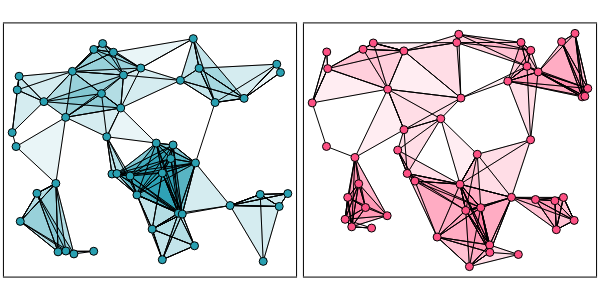

The code cell stored with this chart in its notebook:
### Code cell
# plot on PC1
param = 0.16
p1 = plot_Dowker_complex(d_P1P2, param, P1, show_2simplex = true, show_unborn_vertices = false)

# plot on PC2
p2 = plot_Dowker_complex(Array(transpose(d_P1P2)), param, P2; show_2simplex = true, show_unborn_vertices = false, 
    c = "#fd5184")
plot(p1, p2, size = (600, 300))
